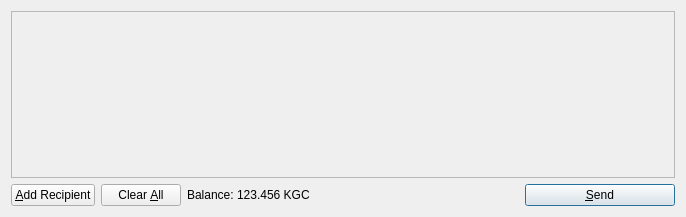
<?xml version="1.0" encoding="UTF-8"?>
<ui version="4.0">
 <class>SendCoinsDialog</class>
 <widget class="QDialog" name="SendCoinsDialog">
  <property name="geometry">
   <rect>
    <x>0</x>
    <y>0</y>
    <width>686</width>
    <height>217</height>
   </rect>
  </property>
  <property name="windowTitle">
   <string>Send Coins</string>
  </property>
  <layout class="QVBoxLayout" name="verticalLayout">
   <item>
    <widget class="QScrollArea" name="scrollArea">
     <property name="widgetResizable">
      <bool>true</bool>
     </property>
     <widget class="QWidget" name="scrollAreaWidgetContents">
      <property name="geometry">
       <rect>
        <x>0</x>
        <y>0</y>
        <width>666</width>
        <height>165</height>
       </rect>
      </property>
      <layout class="QVBoxLayout" name="verticalLayout_2">
       <property name="margin">
        <number>0</number>
       </property>
       <item>
        <layout class="QVBoxLayout" name="entries">
         <property name="spacing">
          <number>6</number>
         </property>
        </layout>
       </item>
       <item>
        <spacer name="verticalSpacer">
         <property name="orientation">
          <enum>Qt::Vertical</enum>
         </property>
         <property name="sizeHint" stdset="0">
          <size>
           <width>20</width>
           <height>40</height>
          </size>
         </property>
        </spacer>
       </item>
      </layout>
     </widget>
    </widget>
   </item>
   <item>
    <layout class="QHBoxLayout" name="horizontalLayout">
     <item>
      <widget class="QPushButton" name="addButton">
       <property name="toolTip">
        <string>Send to multiple recipients at once</string>
       </property>
       <property name="text">
        <string>&amp;Add Recipient</string>
       </property>
       <property name="icon">
        <iconset resource="../bitcoin.qrc">
         <normaloff>:/icons/add</normaloff>:/icons/add</iconset>
       </property>
       <property name="autoDefault">
        <bool>false</bool>
       </property>
      </widget>
     </item>
     <item>
      <widget class="QPushButton" name="clearButton">
       <property name="sizePolicy">
        <sizepolicy hsizetype="Minimum" vsizetype="Fixed">
         <horstretch>0</horstretch>
         <verstretch>0</verstretch>
        </sizepolicy>
       </property>
       <property name="toolTip">
        <string>Remove all transaction fields</string>
       </property>
       <property name="text">
        <string>Clear &amp;All</string>
       </property>
       <property name="icon">
        <iconset resource="../bitcoin.qrc">
         <normaloff>:/icons/remove</normaloff>:/icons/remove</iconset>
       </property>
       <property name="autoRepeatDelay">
        <number>300</number>
       </property>
       <property name="autoDefault">
        <bool>false</bool>
       </property>
      </widget>
     </item>
     <item>
      <layout class="QHBoxLayout" name="horizontalLayout_2">
       <property name="spacing">
        <number>3</number>
       </property>
       <item>
        <widget class="QLabel" name="label">
         <property name="text">
          <string>Balance:</string>
         </property>
        </widget>
       </item>
       <item>
        <widget class="QLabel" name="labelBalance">
         <property name="cursor">
          <cursorShape>IBeamCursor</cursorShape>
         </property>
         <property name="text">
          <string>123.456 KGC</string>
         </property>
         <property name="textInteractionFlags">
          <set>Qt::LinksAccessibleByMouse|Qt::TextSelectableByKeyboard|Qt::TextSelectableByMouse</set>
         </property>
        </widget>
       </item>
      </layout>
     </item>
     <item>
      <spacer name="horizontalSpacer">
       <property name="orientation">
        <enum>Qt::Horizontal</enum>
       </property>
       <property name="sizeHint" stdset="0">
        <size>
         <width>40</width>
         <height>20</height>
        </size>
       </property>
      </spacer>
     </item>
     <item>
      <widget class="QPushButton" name="sendButton">
       <property name="minimumSize">
        <size>
         <width>150</width>
         <height>0</height>
        </size>
       </property>
       <property name="toolTip">
        <string>Confirm the send action</string>
       </property>
       <property name="text">
        <string>&amp;Send</string>
       </property>
       <property name="icon">
        <iconset resource="../bitcoin.qrc">
         <normaloff>:/icons/send</normaloff>:/icons/send</iconset>
       </property>
       <property name="default">
        <bool>true</bool>
       </property>
      </widget>
     </item>
    </layout>
   </item>
  </layout>
 </widget>
 <resources>
  <include location="../bitcoin.qrc"/>
 </resources>
 <connections/>
</ui>
